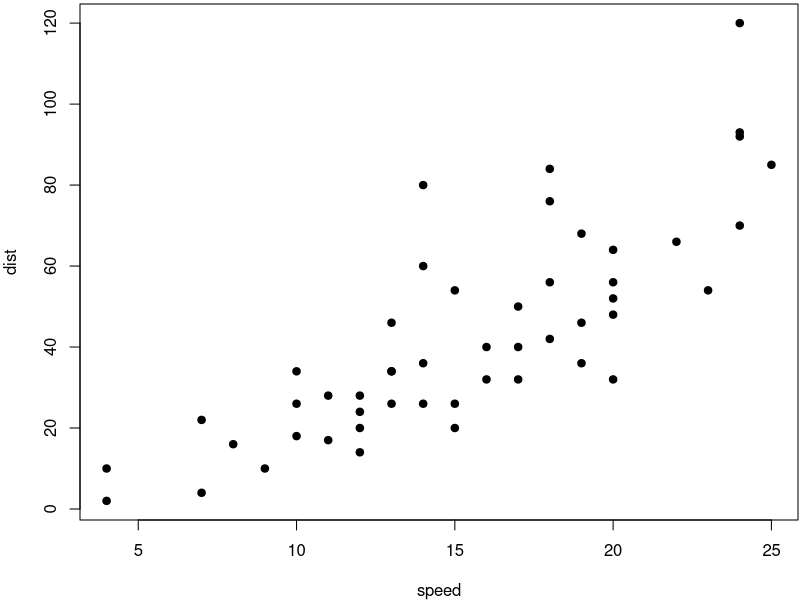
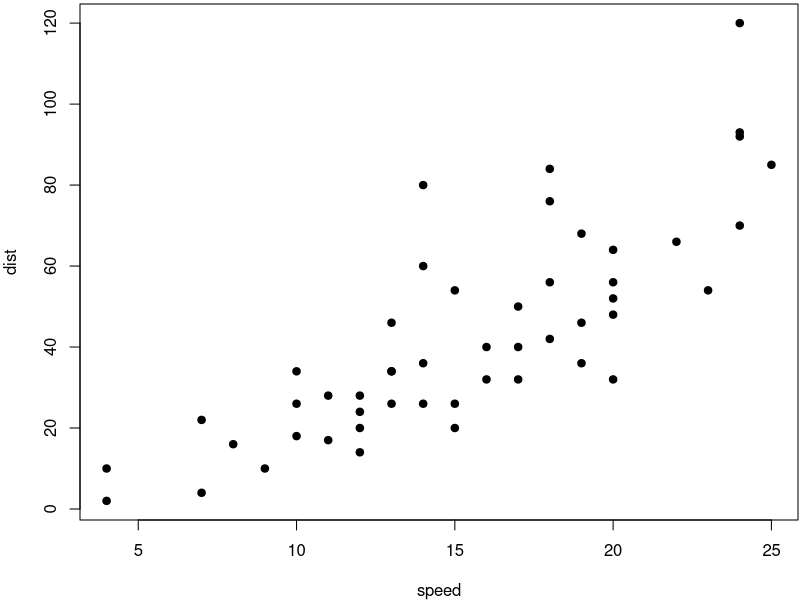

Generate these figures, in order, with R:
## ---- chunk 1
dim(iris) 
## ---- chunk 2
par(mar = c(4, 4, .2, .1))
plot(cars, pch = 19)
## ---- chunk 3
par(mar = c(4, 4, .2, .1))
plot(cars, pch = 19)
